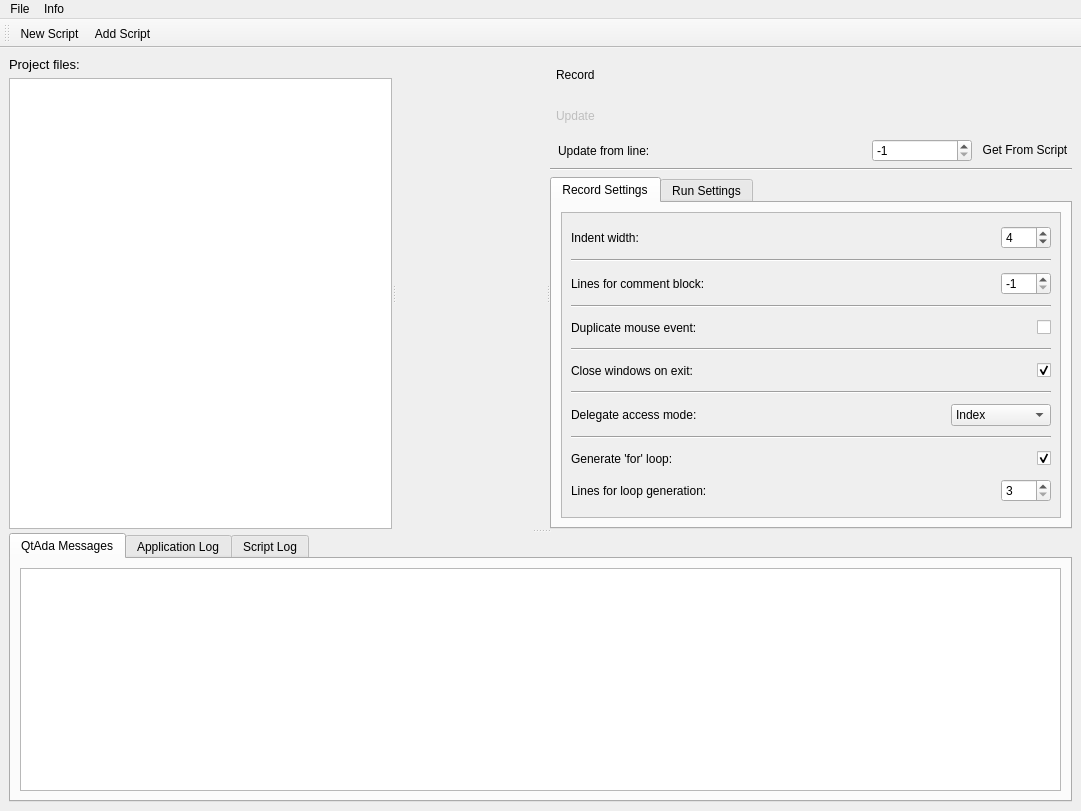
<?xml version="1.0" encoding="UTF-8"?>
<ui version="4.0">
 <class>QtAdaGui</class>
 <widget class="QMainWindow" name="QtAdaGui">
  <property name="windowModality">
   <enum>Qt::NonModal</enum>
  </property>
  <property name="geometry">
   <rect>
    <x>0</x>
    <y>0</y>
    <width>1081</width>
    <height>811</height>
   </rect>
  </property>
  <property name="windowTitle">
   <string>MainWindow</string>
  </property>
  <property name="windowIcon">
   <iconset resource="../../resources/main.qrc">
    <normaloff>:/icons/app.png</normaloff>:/icons/app.png</iconset>
  </property>
  <widget class="QWidget" name="content">
   <layout class="QVBoxLayout" name="verticalLayout_7">
    <item>
     <widget class="QSplitter" name="splitter_2">
      <property name="orientation">
       <enum>Qt::Vertical</enum>
      </property>
      <widget class="QSplitter" name="splitter">
       <property name="orientation">
        <enum>Qt::Horizontal</enum>
       </property>
       <widget class="QWidget" name="layoutWidget">
        <layout class="QVBoxLayout" name="verticalLayout">
         <item>
          <widget class="QLabel" name="projectFilesLabel">
           <property name="font">
            <font>
             <pointsize>10</pointsize>
             <italic>false</italic>
            </font>
           </property>
           <property name="text">
            <string>Project files:</string>
           </property>
          </widget>
         </item>
         <item>
          <widget class="QTreeView" name="projectFilesView"/>
         </item>
        </layout>
       </widget>
       <widget class="QWidget" name="contentWidget" native="true">
        <property name="styleSheet">
         <string notr="true"/>
        </property>
       </widget>
       <widget class="QWidget" name="layoutWidget_2">
        <layout class="QVBoxLayout" name="verticalLayout_3">
         <item>
          <layout class="QVBoxLayout" name="verticalLayout_2">
           <item>
            <widget class="QPushButton" name="recordButton">
             <property name="minimumSize">
              <size>
               <width>0</width>
               <height>35</height>
              </size>
             </property>
             <property name="styleSheet">
              <string notr="true">text-align:left;
margin-left: 5px;</string>
             </property>
             <property name="text">
              <string>Record</string>
             </property>
             <property name="icon">
              <iconset resource="../../resources/main.qrc">
               <normaloff>:/icons/record.svg</normaloff>:/icons/record.svg</iconset>
             </property>
             <property name="iconSize">
              <size>
               <width>30</width>
               <height>30</height>
              </size>
             </property>
             <property name="flat">
              <bool>true</bool>
             </property>
            </widget>
           </item>
           <item>
            <widget class="QPushButton" name="updateButton">
             <property name="enabled">
              <bool>false</bool>
             </property>
             <property name="minimumSize">
              <size>
               <width>0</width>
               <height>35</height>
              </size>
             </property>
             <property name="styleSheet">
              <string notr="true">text-align:left;
margin-left: 5px;</string>
             </property>
             <property name="text">
              <string>Update</string>
             </property>
             <property name="icon">
              <iconset resource="../../resources/main.qrc">
               <normaloff>:/icons/record_update.svg</normaloff>:/icons/record_update.svg</iconset>
             </property>
             <property name="iconSize">
              <size>
               <width>30</width>
               <height>30</height>
              </size>
             </property>
             <property name="flat">
              <bool>true</bool>
             </property>
            </widget>
           </item>
           <item>
            <layout class="QHBoxLayout" name="horizontalLayout_10">
             <item>
              <widget class="QLabel" name="lineIndexLabel">
               <property name="styleSheet">
                <string notr="true">margin-left: 5px;</string>
               </property>
               <property name="text">
                <string>Update from line:</string>
               </property>
               <property name="margin">
                <number>0</number>
               </property>
              </widget>
             </item>
             <item>
              <spacer name="horizontalSpacer_8">
               <property name="orientation">
                <enum>Qt::Horizontal</enum>
               </property>
               <property name="sizeHint" stdset="0">
                <size>
                 <width>40</width>
                 <height>20</height>
                </size>
               </property>
              </spacer>
             </item>
             <item>
              <widget class="QSpinBox" name="lineIndexSpinBox">
               <property name="minimumSize">
                <size>
                 <width>100</width>
                 <height>0</height>
                </size>
               </property>
               <property name="minimum">
                <number>-1</number>
               </property>
               <property name="maximum">
                <number>999999999</number>
               </property>
               <property name="value">
                <number>-1</number>
               </property>
              </widget>
             </item>
             <item>
              <widget class="QPushButton" name="lineIndexFromScriptButton">
               <property name="text">
                <string>Get From Script</string>
               </property>
               <property name="icon">
                <iconset resource="../../resources/main.qrc">
                 <normaloff>:/icons/search.svg</normaloff>:/icons/search.svg</iconset>
               </property>
               <property name="checkable">
                <bool>true</bool>
               </property>
               <property name="flat">
                <bool>true</bool>
               </property>
              </widget>
             </item>
            </layout>
           </item>
          </layout>
         </item>
         <item>
          <widget class="Line" name="line">
           <property name="orientation">
            <enum>Qt::Horizontal</enum>
           </property>
          </widget>
         </item>
         <item>
          <widget class="QTabWidget" name="settingsTabWidget">
           <property name="currentIndex">
            <number>0</number>
           </property>
           <widget class="QWidget" name="recordSettingsTab">
            <attribute name="title">
             <string>Record Settings</string>
            </attribute>
            <layout class="QVBoxLayout" name="verticalLayout_5">
             <item>
              <widget class="QScrollArea" name="scrollArea">
               <property name="widgetResizable">
                <bool>true</bool>
               </property>
               <widget class="QWidget" name="scrollAreaWidgetContents">
                <property name="geometry">
                 <rect>
                  <x>0</x>
                  <y>0</y>
                  <width>341</width>
                  <height>315</height>
                 </rect>
                </property>
                <layout class="QVBoxLayout" name="verticalLayout_4">
                 <item>
                  <layout class="QHBoxLayout" name="horizontalLayout">
                   <item>
                    <widget class="QLabel" name="indentWidthLabel">
                     <property name="text">
                      <string>Indent width:</string>
                     </property>
                    </widget>
                   </item>
                   <item>
                    <spacer name="horizontalSpacer_3">
                     <property name="orientation">
                      <enum>Qt::Horizontal</enum>
                     </property>
                     <property name="sizeHint" stdset="0">
                      <size>
                       <width>40</width>
                       <height>20</height>
                      </size>
                     </property>
                    </spacer>
                   </item>
                   <item>
                    <widget class="QSpinBox" name="indentWidthSpinBox">
                     <property name="minimumSize">
                      <size>
                       <width>50</width>
                       <height>0</height>
                      </size>
                     </property>
                     <property name="maximum">
                      <number>20</number>
                     </property>
                     <property name="value">
                      <number>4</number>
                     </property>
                    </widget>
                   </item>
                  </layout>
                 </item>
                 <item>
                  <widget class="Line" name="line_6">
                   <property name="orientation">
                    <enum>Qt::Horizontal</enum>
                   </property>
                  </widget>
                 </item>
                 <item>
                  <layout class="QHBoxLayout" name="horizontalLayout_2">
                   <item>
                    <widget class="QLabel" name="blockCommentLinesLabel">
                     <property name="text">
                      <string>Lines for comment block:</string>
                     </property>
                    </widget>
                   </item>
                   <item>
                    <spacer name="horizontalSpacer_2">
                     <property name="orientation">
                      <enum>Qt::Horizontal</enum>
                     </property>
                     <property name="sizeHint" stdset="0">
                      <size>
                       <width>40</width>
                       <height>20</height>
                      </size>
                     </property>
                    </spacer>
                   </item>
                   <item>
                    <widget class="QSpinBox" name="blockCommentLinesSpinBox">
                     <property name="minimumSize">
                      <size>
                       <width>50</width>
                       <height>0</height>
                      </size>
                     </property>
                     <property name="minimum">
                      <number>-1</number>
                     </property>
                     <property name="maximum">
                      <number>20</number>
                     </property>
                     <property name="value">
                      <number>-1</number>
                     </property>
                    </widget>
                   </item>
                  </layout>
                 </item>
                 <item>
                  <widget class="Line" name="line_5">
                   <property name="orientation">
                    <enum>Qt::Horizontal</enum>
                   </property>
                  </widget>
                 </item>
                 <item>
                  <layout class="QHBoxLayout" name="horizontalLayout_3">
                   <item>
                    <widget class="QLabel" name="duplicateMouseEventLabel">
                     <property name="text">
                      <string>Duplicate mouse event:</string>
                     </property>
                    </widget>
                   </item>
                   <item>
                    <spacer name="horizontalSpacer">
                     <property name="orientation">
                      <enum>Qt::Horizontal</enum>
                     </property>
                     <property name="sizeHint" stdset="0">
                      <size>
                       <width>40</width>
                       <height>20</height>
                      </size>
                     </property>
                    </spacer>
                   </item>
                   <item>
                    <widget class="QCheckBox" name="duplicateMouseEventCheckBox">
                     <property name="text">
                      <string/>
                     </property>
                    </widget>
                   </item>
                  </layout>
                 </item>
                 <item>
                  <widget class="Line" name="line_4">
                   <property name="orientation">
                    <enum>Qt::Horizontal</enum>
                   </property>
                  </widget>
                 </item>
                 <item>
                  <layout class="QHBoxLayout" name="horizontalLayout_4">
                   <item>
                    <widget class="QLabel" name="closeWindowsOnExitLabel">
                     <property name="text">
                      <string>Close windows on exit:</string>
                     </property>
                    </widget>
                   </item>
                   <item>
                    <spacer name="horizontalSpacer_4">
                     <property name="orientation">
                      <enum>Qt::Horizontal</enum>
                     </property>
                     <property name="sizeHint" stdset="0">
                      <size>
                       <width>40</width>
                       <height>20</height>
                      </size>
                     </property>
                    </spacer>
                   </item>
                   <item>
                    <widget class="QCheckBox" name="closeWindowsOnExitCheckBox">
                     <property name="text">
                      <string/>
                     </property>
                     <property name="checked">
                      <bool>true</bool>
                     </property>
                    </widget>
                   </item>
                  </layout>
                 </item>
                 <item>
                  <widget class="Line" name="line_3">
                   <property name="orientation">
                    <enum>Qt::Horizontal</enum>
                   </property>
                  </widget>
                 </item>
                 <item>
                  <layout class="QHBoxLayout" name="horizontalLayout_5">
                   <item>
                    <widget class="QLabel" name="textIndexBehaviorLabel">
                     <property name="text">
                      <string>Delegate access mode:</string>
                     </property>
                    </widget>
                   </item>
                   <item>
                    <spacer name="horizontalSpacer_5">
                     <property name="orientation">
                      <enum>Qt::Horizontal</enum>
                     </property>
                     <property name="sizeHint" stdset="0">
                      <size>
                       <width>40</width>
                       <height>20</height>
                      </size>
                     </property>
                    </spacer>
                   </item>
                   <item>
                    <widget class="QComboBox" name="textIndexBehaviorComboBox">
                     <property name="minimumSize">
                      <size>
                       <width>100</width>
                       <height>0</height>
                      </size>
                     </property>
                     <property name="currentText">
                      <string>Index</string>
                     </property>
                     <item>
                      <property name="text">
                       <string>Index</string>
                      </property>
                     </item>
                     <item>
                      <property name="text">
                       <string>Text</string>
                      </property>
                     </item>
                     <item>
                      <property name="text">
                       <string>Text &amp; Index</string>
                      </property>
                     </item>
                    </widget>
                   </item>
                  </layout>
                 </item>
                 <item>
                  <widget class="Line" name="line_2">
                   <property name="orientation">
                    <enum>Qt::Horizontal</enum>
                   </property>
                  </widget>
                 </item>
                 <item>
                  <layout class="QHBoxLayout" name="horizontalLayout_6">
                   <item>
                    <widget class="QLabel" name="needToGenerateCycleLabel">
                     <property name="text">
                      <string>Generate 'for' loop:</string>
                     </property>
                    </widget>
                   </item>
                   <item>
                    <spacer name="horizontalSpacer_6">
                     <property name="orientation">
                      <enum>Qt::Horizontal</enum>
                     </property>
                     <property name="sizeHint" stdset="0">
                      <size>
                       <width>40</width>
                       <height>20</height>
                      </size>
                     </property>
                    </spacer>
                   </item>
                   <item>
                    <widget class="QCheckBox" name="needToGenerateCycleCheckBox">
                     <property name="text">
                      <string/>
                     </property>
                     <property name="checked">
                      <bool>true</bool>
                     </property>
                    </widget>
                   </item>
                  </layout>
                 </item>
                 <item>
                  <layout class="QHBoxLayout" name="horizontalLayout_7">
                   <item>
                    <widget class="QLabel" name="cycleMinimumCountLabel">
                     <property name="text">
                      <string>Lines for loop generation:</string>
                     </property>
                    </widget>
                   </item>
                   <item>
                    <spacer name="horizontalSpacer_7">
                     <property name="orientation">
                      <enum>Qt::Horizontal</enum>
                     </property>
                     <property name="sizeHint" stdset="0">
                      <size>
                       <width>40</width>
                       <height>20</height>
                      </size>
                     </property>
                    </spacer>
                   </item>
                   <item>
                    <widget class="QSpinBox" name="cycleMinimumCountSpinBox">
                     <property name="minimumSize">
                      <size>
                       <width>50</width>
                       <height>0</height>
                      </size>
                     </property>
                     <property name="minimum">
                      <number>3</number>
                     </property>
                     <property name="maximum">
                      <number>20</number>
                     </property>
                     <property name="value">
                      <number>3</number>
                     </property>
                    </widget>
                   </item>
                  </layout>
                 </item>
                </layout>
               </widget>
              </widget>
             </item>
            </layout>
           </widget>
           <widget class="QWidget" name="executeSettingsTab">
            <attribute name="title">
             <string>Run Settings</string>
            </attribute>
           </widget>
          </widget>
         </item>
        </layout>
       </widget>
      </widget>
      <widget class="QTabWidget" name="tabWidget">
       <property name="currentIndex">
        <number>0</number>
       </property>
       <widget class="QWidget" name="qtadaLogTab">
        <attribute name="title">
         <string>QtAda Messages</string>
        </attribute>
        <layout class="QVBoxLayout" name="verticalLayout_6">
         <item>
          <widget class="QTextEdit" name="qtadaLogTextEdit">
           <property name="readOnly">
            <bool>true</bool>
           </property>
          </widget>
         </item>
        </layout>
       </widget>
       <widget class="QWidget" name="appLogTextTab">
        <attribute name="title">
         <string>Application Log</string>
        </attribute>
        <layout class="QHBoxLayout" name="horizontalLayout_8">
         <item>
          <widget class="QTextEdit" name="appLogTextEdit">
           <property name="readOnly">
            <bool>true</bool>
           </property>
          </widget>
         </item>
        </layout>
       </widget>
       <widget class="QWidget" name="scriptLogTab">
        <attribute name="title">
         <string>Script Log</string>
        </attribute>
        <layout class="QHBoxLayout" name="horizontalLayout_9">
         <item>
          <widget class="QTextEdit" name="scriptLogTextEdit">
           <property name="readOnly">
            <bool>true</bool>
           </property>
          </widget>
         </item>
        </layout>
       </widget>
      </widget>
     </widget>
    </item>
   </layout>
  </widget>
  <widget class="QMenuBar" name="menuBar">
   <property name="geometry">
    <rect>
     <x>0</x>
     <y>0</y>
     <width>1081</width>
     <height>21</height>
    </rect>
   </property>
   <property name="defaultUp">
    <bool>true</bool>
   </property>
   <widget class="QMenu" name="menuFile">
    <property name="title">
     <string>File</string>
    </property>
    <addaction name="actionNewProject"/>
    <addaction name="separator"/>
    <addaction name="actionCloseApplication"/>
   </widget>
   <widget class="QMenu" name="menuInfo">
    <property name="title">
     <string>Info</string>
    </property>
    <addaction name="actionVisitProjectWebsite"/>
   </widget>
   <addaction name="menuFile"/>
   <addaction name="menuInfo"/>
  </widget>
  <widget class="QToolBar" name="toolBar">
   <property name="windowTitle">
    <string>toolBar</string>
   </property>
   <property name="toolButtonStyle">
    <enum>Qt::ToolButtonTextBesideIcon</enum>
   </property>
   <attribute name="toolBarArea">
    <enum>TopToolBarArea</enum>
   </attribute>
   <attribute name="toolBarBreak">
    <bool>false</bool>
   </attribute>
   <addaction name="actionNewScript"/>
   <addaction name="actionAddScript"/>
  </widget>
  <action name="actionNewProject">
   <property name="text">
    <string>New project</string>
   </property>
  </action>
  <action name="actionVisitProjectWebsite">
   <property name="text">
    <string>Visit project website</string>
   </property>
  </action>
  <action name="actionCloseApplication">
   <property name="text">
    <string>Close</string>
   </property>
  </action>
  <action name="actionNewScript">
   <property name="icon">
    <iconset>
     <normalon>:/icons/new_script.svg</normalon>
    </iconset>
   </property>
   <property name="text">
    <string>New Script</string>
   </property>
   <property name="toolTip">
    <string>Create a new test script (Ctrl+N)</string>
   </property>
   <property name="shortcut">
    <string>Ctrl+N</string>
   </property>
   <property name="menuRole">
    <enum>QAction::NoRole</enum>
   </property>
  </action>
  <action name="actionAddScript">
   <property name="icon">
    <iconset resource="../../resources/main.qrc">
     <normaloff>:/icons/add_script.svg</normaloff>:/icons/add_script.svg</iconset>
   </property>
   <property name="text">
    <string>Add Script</string>
   </property>
   <property name="toolTip">
    <string>Add an existing scenario to the test project (Ctrl+Shift+N)</string>
   </property>
   <property name="shortcut">
    <string>Ctrl+Shift+N</string>
   </property>
   <property name="menuRole">
    <enum>QAction::NoRole</enum>
   </property>
  </action>
  <action name="actionRunCurrent">
   <property name="icon">
    <iconset resource="../../resources/main.qrc">
     <normaloff>:/icons/run_current.svg</normaloff>:/icons/run_current.svg</iconset>
   </property>
   <property name="text">
    <string>Run Current</string>
   </property>
   <property name="toolTip">
    <string>Run the current test script (Ctrl+R)</string>
   </property>
   <property name="shortcut">
    <string>Ctrl+R</string>
   </property>
   <property name="menuRole">
    <enum>QAction::NoRole</enum>
   </property>
  </action>
  <action name="actionRunAll">
   <property name="icon">
    <iconset resource="../../resources/main.qrc">
     <normaloff>:/icons/run_all.svg</normaloff>:/icons/run_all.svg</iconset>
   </property>
   <property name="text">
    <string>Run All</string>
   </property>
   <property name="toolTip">
    <string>Run all test scripts (Ctrl+Shift+R)</string>
   </property>
   <property name="shortcut">
    <string>Ctrl+Shift+R</string>
   </property>
   <property name="menuRole">
    <enum>QAction::NoRole</enum>
   </property>
  </action>
 </widget>
 <resources>
  <include location="../../resources/main.qrc"/>
 </resources>
 <connections/>
</ui>
